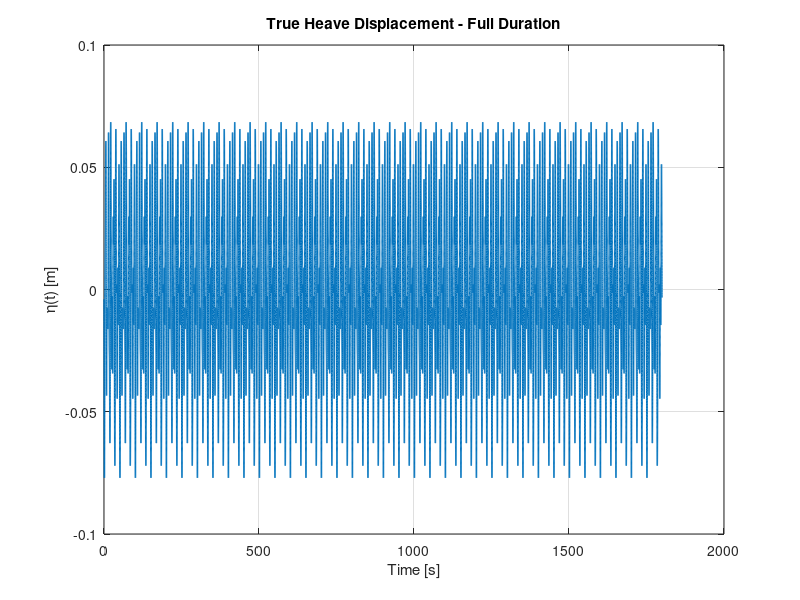
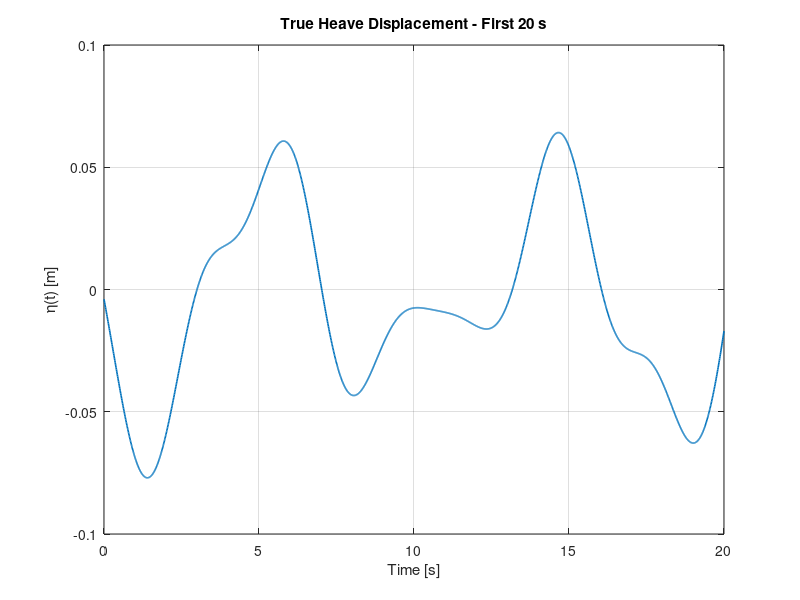
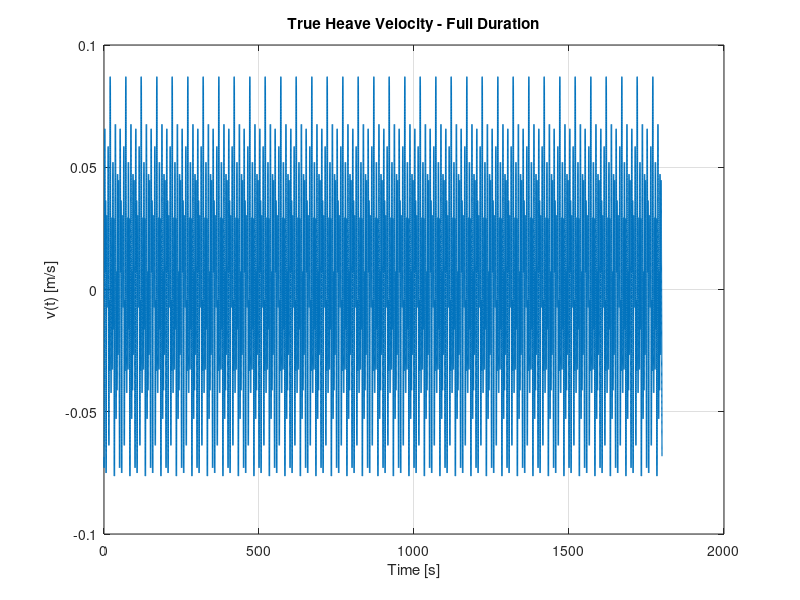
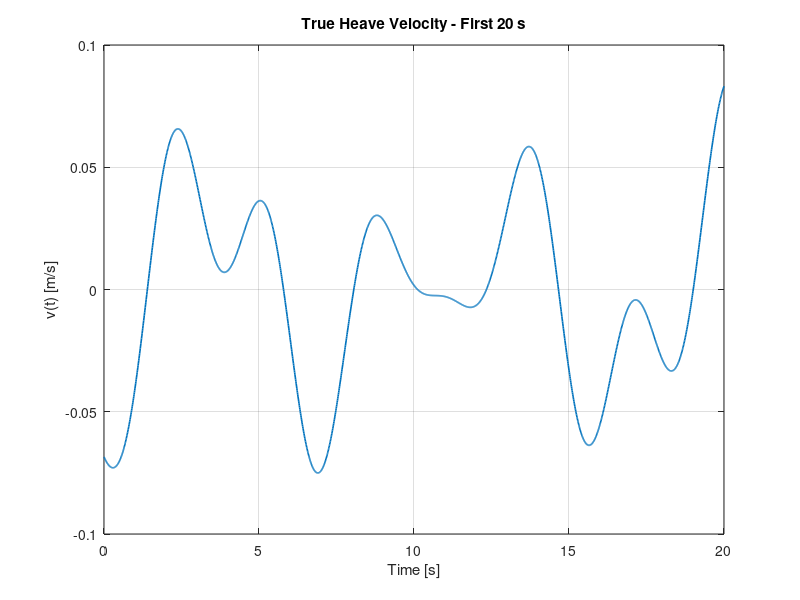

MATLAB code for these plots, in order: (Note: this script raises an error after producing the figures.)
%% IMU Heave Simulation - Step 1
% Purpose:
% Create the simulation time vector and the true heave motion:
% displacement eta(t), velocity v(t), and acceleration a(t)

clear; clc; close all;

%% Simulation settings
fs = 100;                  % Sampling frequency [Hz]
Ts = 1/fs;                 % Sampling period [s]
T_total = 30*60;           % Total simulation time [s] = 30 minutes
t = (0:Ts:T_total-Ts)';    % Time vector [s]

%% True heave motion parameters - multi-sine sea state
% Modelling choice for this test:
% represent the sea surface as a sum of a few sinusoidal components
% with different amplitudes, frequencies, and random phases

N = 4;                                      % number of wave components

A_vec = [0.040; 0.025; 0.015; 0.010];       % amplitudes [m]
f_vec = [0.12; 0.18; 0.26; 0.34];           % frequencies [Hz]

rng(10);                                    % for repeatable random phases
phi_vec = 2*pi*rand(N,1);                   % random phases [rad]

%% True heave motion - multi-sine
eta = zeros(size(t));                       % displacement [m]
v   = zeros(size(t));                       % velocity [m/s]
a   = zeros(size(t));                       % acceleration [m/s^2]

for i = 1:N
    eta = eta + A_vec(i)*sin(2*pi*f_vec(i)*t + phi_vec(i));
    v   = v   + 2*pi*f_vec(i)*A_vec(i)*cos(2*pi*f_vec(i)*t + phi_vec(i));
    a   = a   - (2*pi*f_vec(i))^2*A_vec(i)*sin(2*pi*f_vec(i)*t + phi_vec(i));
end
%% Plot true motion
t_zoom_end = 20;                          % zoom window [s]
idx_zoom = t <= t_zoom_end;

figure;
plot(t, eta, 'LineWidth', 1.0);
grid on;
xlabel('Time [s]');
ylabel('\eta(t) [m]');
title('True Heave Displacement - Full Duration');

figure;
plot(t(idx_zoom), eta(idx_zoom), 'LineWidth', 1.2);
grid on;
xlabel('Time [s]');
ylabel('\eta(t) [m]');
title('True Heave Displacement - First 20 s');

figure;
plot(t, v, 'LineWidth', 1.0);
grid on;
xlabel('Time [s]');
ylabel('v(t) [m/s]');
title('True Heave Velocity - Full Duration');

figure;
plot(t(idx_zoom), v(idx_zoom), 'LineWidth', 1.2);
grid on;
xlabel('Time [s]');
ylabel('v(t) [m/s]');
title('True Heave Velocity - First 20 s');

figure;
plot(t, a, 'LineWidth', 1.0);
grid on;
xlabel('Time [s]');
ylabel('a(t) [m/s^2]');
title('True Heave Acceleration - Full Duration');

figure;
plot(t(idx_zoom), a(idx_zoom), 'LineWidth', 1.2);
grid on;
xlabel('Time [s]');
ylabel('a(t) [m/s^2]');
title('True Heave Acceleration - First 20 s');

%% Ideal IMU outputs for heave-only motion
% Heave-only assumptions:
% - no roll, pitch, or yaw
% - body frame stays aligned with navigation frame
% - accelerometer measures specific force
% - gyroscope measures angular rate

g = 9.81;    % gravitational acceleration [m/s^2]

% Ideal accelerometer output [m/s^2]
% ax = 0, ay = 0, az = g + true heave acceleration
accel_ideal_x = zeros(size(t));
accel_ideal_y = zeros(size(t));
accel_ideal_z = g + a;

% Ideal gyroscope output [rad/s]
gyro_ideal_x = zeros(size(t));
gyro_ideal_y = zeros(size(t));
gyro_ideal_z = zeros(size(t));

%% Plot ideal IMU outputs - first 20 s
figure;
plot(t(idx_zoom), accel_ideal_x(idx_zoom), 'LineWidth', 1.2); hold on;
plot(t(idx_zoom), accel_ideal_y(idx_zoom), 'LineWidth', 1.2);
plot(t(idx_zoom), accel_ideal_z(idx_zoom), 'LineWidth', 1.2);
grid on;
xlabel('Time [s]');
ylabel('Acceleration [m/s^2]');
title('Ideal Accelerometer Output - First 20 s');
legend('a_x', 'a_y', 'a_z', 'Location', 'best');

figure;
plot(t(idx_zoom), gyro_ideal_x(idx_zoom), 'LineWidth', 1.2); hold on;
plot(t(idx_zoom), gyro_ideal_y(idx_zoom), 'LineWidth', 1.2);
plot(t(idx_zoom), gyro_ideal_z(idx_zoom), 'LineWidth', 1.2);
grid on;
xlabel('Time [s]');
ylabel('Angular Rate [rad/s]');
title('Ideal Gyroscope Output - First 20 s');
legend('\omega_x', '\omega_y', '\omega_z', 'Location', 'best');

%% Add constant sensor bias
% Modelling choice for now:
% - constant bias on each accelerometer axis
% - constant bias on each gyroscope axis

% Accelerometer bias [m/s^2]
b_ax = 0.02;
b_ay = -0.01;
b_az = 0.03;

% Gyroscope bias [rad/s]
b_gx = 0.005;
b_gy = -0.003;
b_gz = 0.002;

% Biased accelerometer signals
accel_bias_x = accel_ideal_x + b_ax;
accel_bias_y = accel_ideal_y + b_ay;
accel_bias_z = accel_ideal_z + b_az;

% Biased gyroscope signals
gyro_bias_x = gyro_ideal_x + b_gx;
gyro_bias_y = gyro_ideal_y + b_gy;
gyro_bias_z = gyro_ideal_z + b_gz;

%% Plot biased accelerometer output - first 20 s
figure;
subplot(3,1,1);
plot(t(idx_zoom), accel_bias_x(idx_zoom), 'LineWidth', 1.2);
grid on;
ylabel('a_x [m/s^2]');
title('Biased Accelerometer Output - First 20 s');

subplot(3,1,2);
plot(t(idx_zoom), accel_bias_y(idx_zoom), 'LineWidth', 1.2);
grid on;
ylabel('a_y [m/s^2]');

subplot(3,1,3);
plot(t(idx_zoom), accel_bias_z(idx_zoom), 'LineWidth', 1.2);
grid on;
ylabel('a_z [m/s^2]');
xlabel('Time [s]');

%% Plot biased gyroscope output - first 20 s
figure;
subplot(3,1,1);
plot(t(idx_zoom), gyro_bias_x(idx_zoom), 'LineWidth', 1.2);
grid on;
ylabel('\omega_x [rad/s]');
title('Biased Gyroscope Output - First 20 s');

subplot(3,1,2);
plot(t(idx_zoom), gyro_bias_y(idx_zoom), 'LineWidth', 1.2);
grid on;
ylabel('\omega_y [rad/s]');

subplot(3,1,3);
plot(t(idx_zoom), gyro_bias_z(idx_zoom), 'LineWidth', 1.2);
grid on;
ylabel('\omega_z [rad/s]');
xlabel('Time [s]');

%% Add white Gaussian noise
% Modelling choice for now:
% - zero-mean
% - white
% - Gaussian
% - independent on each axis

rng(1);   % for repeatability

% Accelerometer noise standard deviation [m/s^2]
sigma_ax = 0.01;
sigma_ay = 0.01;
sigma_az = 0.01;

% Gyroscope noise standard deviation [rad/s]
sigma_gx = 0.002;
sigma_gy = 0.002;
sigma_gz = 0.002;

% Generate accelerometer noise
n_ax = sigma_ax * randn(size(t));
n_ay = sigma_ay * randn(size(t));
n_az = sigma_az * randn(size(t));

% Generate gyroscope noise
n_gx = sigma_gx * randn(size(t));
n_gy = sigma_gy * randn(size(t));
n_gz = sigma_gz * randn(size(t));

% Noisy accelerometer signals
accel_noisy_x = accel_bias_x + n_ax;
accel_noisy_y = accel_bias_y + n_ay;
accel_noisy_z = accel_bias_z + n_az;

% Noisy gyroscope signals
gyro_noisy_x = gyro_bias_x + n_gx;
gyro_noisy_y = gyro_bias_y + n_gy;
gyro_noisy_z = gyro_bias_z + n_gz;

%% Plot noisy accelerometer output - first 20 s
figure;
subplot(3,1,1);
plot(t(idx_zoom), accel_noisy_x(idx_zoom), 'LineWidth', 1.0);
grid on;
ylabel('a_x [m/s^2]');
title('Noisy Accelerometer Output - First 20 s');

subplot(3,1,2);
plot(t(idx_zoom), accel_noisy_y(idx_zoom), 'LineWidth', 1.0);
grid on;
ylabel('a_y [m/s^2]');

subplot(3,1,3);
plot(t(idx_zoom), accel_noisy_z(idx_zoom), 'LineWidth', 1.0);
grid on;
ylabel('a_z [m/s^2]');
xlabel('Time [s]');

%% Plot noisy gyroscope output - first 20 s
figure;
subplot(3,1,1);
plot(t(idx_zoom), gyro_noisy_x(idx_zoom), 'LineWidth', 1.0);
grid on;
ylabel('\omega_x [rad/s]');
title('Noisy Gyroscope Output - First 20 s');

subplot(3,1,2);
plot(t(idx_zoom), gyro_noisy_y(idx_zoom), 'LineWidth', 1.0);
grid on;
ylabel('\omega_y [rad/s]');

subplot(3,1,3);
plot(t(idx_zoom), gyro_noisy_z(idx_zoom), 'LineWidth', 1.0);
grid on;
ylabel('\omega_z [rad/s]');
xlabel('Time [s]');

%% Apply first-order low-pass filter
% For now, use a simple first-order equivalent LPF.
% These cutoffs are temporary debugging values, not final MPU6050 settings.

fc_accel = 5;      % accelerometer LPF cutoff [Hz]
fc_gyro  = 5;      % gyroscope LPF cutoff [Hz]

alpha_accel = exp(-2*pi*fc_accel*Ts);
alpha_gyro  = exp(-2*pi*fc_gyro*Ts);

% Preallocate filtered signals
accel_filt_x = zeros(size(t));
accel_filt_y = zeros(size(t));
accel_filt_z = zeros(size(t));

gyro_filt_x = zeros(size(t));
gyro_filt_y = zeros(size(t));
gyro_filt_z = zeros(size(t));

% Initial conditions
accel_filt_x(1) = accel_noisy_x(1);
accel_filt_y(1) = accel_noisy_y(1);
accel_filt_z(1) = accel_noisy_z(1);

gyro_filt_x(1) = gyro_noisy_x(1);
gyro_filt_y(1) = gyro_noisy_y(1);
gyro_filt_z(1) = gyro_noisy_z(1);

% Recursive filtering
for k = 2:length(t)
    accel_filt_x(k) = alpha_accel*accel_filt_x(k-1) + (1-alpha_accel)*accel_noisy_x(k);
    accel_filt_y(k) = alpha_accel*accel_filt_y(k-1) + (1-alpha_accel)*accel_noisy_y(k);
    accel_filt_z(k) = alpha_accel*accel_filt_z(k-1) + (1-alpha_accel)*accel_noisy_z(k);

    gyro_filt_x(k) = alpha_gyro*gyro_filt_x(k-1) + (1-alpha_gyro)*gyro_noisy_x(k);
    gyro_filt_y(k) = alpha_gyro*gyro_filt_y(k-1) + (1-alpha_gyro)*gyro_noisy_y(k);
    gyro_filt_z(k) = alpha_gyro*gyro_filt_z(k-1) + (1-alpha_gyro)*gyro_noisy_z(k);
end

%% Plot filtered vs noisy signals - first 20 s
figure;
subplot(2,1,1);
plot(t(idx_zoom), accel_noisy_z(idx_zoom), 'LineWidth', 0.8); hold on;
plot(t(idx_zoom), accel_filt_z(idx_zoom), 'LineWidth', 1.4);
grid on;
ylabel('a_z [m/s^2]');
title('Accelerometer Z-Axis: Noisy vs Filtered');
legend('Noisy', 'Filtered', 'Location', 'best');

subplot(2,1,2);
plot(t(idx_zoom), gyro_noisy_x(idx_zoom), 'LineWidth', 0.8); hold on;
plot(t(idx_zoom), gyro_filt_x(idx_zoom), 'LineWidth', 1.4);
grid on;
xlabel('Time [s]');
ylabel('\omega_x [rad/s]');
title('Gyroscope X-Axis: Noisy vs Filtered');
legend('Noisy', 'Filtered', 'Location', 'best');

%% Plot filtered accelerometer outputs - first 20 s
figure;
subplot(3,1,1);
plot(t(idx_zoom), accel_filt_x(idx_zoom), 'LineWidth', 1.1);
grid on;
ylabel('a_x [m/s^2]');
title('Filtered Accelerometer Output - First 20 s');

subplot(3,1,2);
plot(t(idx_zoom), accel_filt_y(idx_zoom), 'LineWidth', 1.1);
grid on;
ylabel('a_y [m/s^2]');

subplot(3,1,3);
plot(t(idx_zoom), accel_filt_z(idx_zoom), 'LineWidth', 1.1);
grid on;
ylabel('a_z [m/s^2]');
xlabel('Time [s]');

%% Plot filtered gyroscope outputs - first 20 s
figure;
subplot(3,1,1);
plot(t(idx_zoom), gyro_filt_x(idx_zoom), 'LineWidth', 1.1);
grid on;
ylabel('\omega_x [rad/s]');
title('Filtered Gyroscope Output - First 20 s');

subplot(3,1,2);
plot(t(idx_zoom), gyro_filt_y(idx_zoom), 'LineWidth', 1.1);
grid on;
ylabel('\omega_y [rad/s]');

subplot(3,1,3);
plot(t(idx_zoom), gyro_filt_z(idx_zoom), 'LineWidth', 1.1);
grid on;
ylabel('\omega_z [rad/s]');
xlabel('Time [s]');

%% Apply saturation using chosen full-scale ranges
% Chosen ranges for this simulation:
% Accelerometer: +/-4 g
% Gyroscope: +/-250 deg/s

accel_fs_g = 4;                    % accelerometer full-scale [g]
gyro_fs_dps = 250;                 % gyroscope full-scale [deg/s]

accel_limit = accel_fs_g * g;      % accelerometer saturation limit [m/s^2]
gyro_limit  = deg2rad(gyro_fs_dps);% gyroscope saturation limit [rad/s]

% Saturated accelerometer signals
accel_sat_x = min(max(accel_filt_x, -accel_limit), accel_limit);
accel_sat_y = min(max(accel_filt_y, -accel_limit), accel_limit);
accel_sat_z = min(max(accel_filt_z, -accel_limit), accel_limit);

% Saturated gyroscope signals
gyro_sat_x = min(max(gyro_filt_x, -gyro_limit), gyro_limit);
gyro_sat_y = min(max(gyro_filt_y, -gyro_limit), gyro_limit);
gyro_sat_z = min(max(gyro_filt_z, -gyro_limit), gyro_limit);

%% Plot saturated outputs - first 20 s
figure;
subplot(3,1,1);
plot(t(idx_zoom), accel_sat_x(idx_zoom), 'LineWidth', 1.1);
grid on;
ylabel('a_x [m/s^2]');
title('Saturated Accelerometer Output - First 20 s');

subplot(3,1,2);
plot(t(idx_zoom), accel_sat_y(idx_zoom), 'LineWidth', 1.1);
grid on;
ylabel('a_y [m/s^2]');

subplot(3,1,3);
plot(t(idx_zoom), accel_sat_z(idx_zoom), 'LineWidth', 1.1);
grid on;
ylabel('a_z [m/s^2]');
xlabel('Time [s]');

figure;
subplot(3,1,1);
plot(t(idx_zoom), gyro_sat_x(idx_zoom), 'LineWidth', 1.1);
grid on;
ylabel('\omega_x [rad/s]');
title('Saturated Gyroscope Output - First 20 s');

subplot(3,1,2);
plot(t(idx_zoom), gyro_sat_y(idx_zoom), 'LineWidth', 1.1);
grid on;
ylabel('\omega_y [rad/s]');

subplot(3,1,3);
plot(t(idx_zoom), gyro_sat_z(idx_zoom), 'LineWidth', 1.1);
grid on;
ylabel('\omega_z [rad/s]');
xlabel('Time [s]');

%% Check whether any clipping occurred
num_clip_accel = sum(abs(accel_filt_x) >= accel_limit) + ...
                 sum(abs(accel_filt_y) >= accel_limit) + ...
                 sum(abs(accel_filt_z) >= accel_limit);

num_clip_gyro = sum(abs(gyro_filt_x) >= gyro_limit) + ...
                sum(abs(gyro_filt_y) >= gyro_limit) + ...
                sum(abs(gyro_filt_z) >= gyro_limit);

fprintf('Total clipped accelerometer samples: %d\n', num_clip_accel);
fprintf('Total clipped gyroscope samples: %d\n', num_clip_gyro);

%% Quantisation using MPU-6050 sensitivity scale factors
% Datasheet-based sensitivity values for the chosen ranges:
% Accelerometer +/-4 g  -> 8192 LSB/g
% Gyroscope    +/-250 dps -> 131 LSB/(deg/s)

accel_sens_lsb_per_g = 8192;   % [LSB/g]
gyro_sens_lsb_per_dps = 131;   % [LSB/(deg/s)]

% Convert saturated accelerometer signals from m/s^2 to g
accel_sat_x_g = accel_sat_x / g;
accel_sat_y_g = accel_sat_y / g;
accel_sat_z_g = accel_sat_z / g;

% Convert saturated gyroscope signals from rad/s to deg/s
gyro_sat_x_dps = rad2deg(gyro_sat_x);
gyro_sat_y_dps = rad2deg(gyro_sat_y);
gyro_sat_z_dps = rad2deg(gyro_sat_z);

% Quantise to integer sensor counts
accel_counts_x = round(accel_sat_x_g * accel_sens_lsb_per_g);
accel_counts_y = round(accel_sat_y_g * accel_sens_lsb_per_g);
accel_counts_z = round(accel_sat_z_g * accel_sens_lsb_per_g);

gyro_counts_x = round(gyro_sat_x_dps * gyro_sens_lsb_per_dps);
gyro_counts_y = round(gyro_sat_y_dps * gyro_sens_lsb_per_dps);
gyro_counts_z = round(gyro_sat_z_dps * gyro_sens_lsb_per_dps);

% Convert quantised counts back to engineering units
accel_quant_x = (accel_counts_x / accel_sens_lsb_per_g) * g;
accel_quant_y = (accel_counts_y / accel_sens_lsb_per_g) * g;
accel_quant_z = (accel_counts_z / accel_sens_lsb_per_g) * g;

gyro_quant_x = deg2rad(gyro_counts_x / gyro_sens_lsb_per_dps);
gyro_quant_y = deg2rad(gyro_counts_y / gyro_sens_lsb_per_dps);
gyro_quant_z = deg2rad(gyro_counts_z / gyro_sens_lsb_per_dps);

%% Quantisation step sizes
accel_lsb_mps2 = g / accel_sens_lsb_per_g;                 % [m/s^2 per LSB]
gyro_lsb_rps   = deg2rad(1 / gyro_sens_lsb_per_dps);       % [rad/s per LSB]

fprintf('Accelerometer quantisation step: %.6e m/s^2 per LSB\n', accel_lsb_mps2);
fprintf('Gyroscope quantisation step: %.6e rad/s per LSB\n', gyro_lsb_rps);

%% Plot quantised vs saturated signals - first 20 s
figure;
subplot(2,1,1);
plot(t(idx_zoom), accel_sat_z(idx_zoom), 'LineWidth', 1.0); hold on;
plot(t(idx_zoom), accel_quant_z(idx_zoom), 'LineWidth', 1.2);
grid on;
ylabel('a_z [m/s^2]');
title('Accelerometer Z-Axis: Saturated vs Quantised');
legend('Saturated', 'Quantised', 'Location', 'best');

subplot(2,1,2);
plot(t(idx_zoom), gyro_sat_x(idx_zoom), 'LineWidth', 1.0); hold on;
plot(t(idx_zoom), gyro_quant_x(idx_zoom), 'LineWidth', 1.2);
grid on;
xlabel('Time [s]');
ylabel('\omega_x [rad/s]');
title('Gyroscope X-Axis: Saturated vs Quantised');
legend('Saturated', 'Quantised', 'Location', 'best');

%% Plot quantised accelerometer outputs - first 20 s
figure;
subplot(3,1,1);
plot(t(idx_zoom), accel_quant_x(idx_zoom), 'LineWidth', 1.0);
grid on;
ylabel('a_x [m/s^2]');
title('Quantised Accelerometer Output - First 20 s');

subplot(3,1,2);
plot(t(idx_zoom), accel_quant_y(idx_zoom), 'LineWidth', 1.0);
grid on;
ylabel('a_y [m/s^2]');

subplot(3,1,3);
plot(t(idx_zoom), accel_quant_z(idx_zoom), 'LineWidth', 1.0);
grid on;
ylabel('a_z [m/s^2]');
xlabel('Time [s]');

%% Plot quantised gyroscope outputs - first 20 s
figure;
subplot(3,1,1);
plot(t(idx_zoom), gyro_quant_x(idx_zoom), 'LineWidth', 1.0);
grid on;
ylabel('\omega_x [rad/s]');
title('Quantised Gyroscope Output - First 20 s');

subplot(3,1,2);
plot(t(idx_zoom), gyro_quant_y(idx_zoom), 'LineWidth', 1.0);
grid on;
ylabel('\omega_y [rad/s]');

subplot(3,1,3);
plot(t(idx_zoom), gyro_quant_z(idx_zoom), 'LineWidth', 1.0);
grid on;
ylabel('\omega_z [rad/s]');
xlabel('Time [s]');

%% Recover estimated heave acceleration from simulated accelerometer
% Heave-only assumption:
% body frame stays aligned with navigation frame,
% so vertical acceleration estimate is az - g

a_est = accel_quant_z - g;    % estimated heave acceleration [m/s^2]

%% Plot true vs estimated heave acceleration - first 20 s
figure;
plot(t(idx_zoom), a(idx_zoom), 'LineWidth', 1.3); hold on;
plot(t(idx_zoom), a_est(idx_zoom), 'LineWidth', 1.0);
grid on;
xlabel('Time [s]');
ylabel('Acceleration [m/s^2]');
title('True vs Estimated Heave Acceleration - First 20 s');
legend('True a(t)', 'Estimated a_{est}(t)', 'Location', 'best');

%% Plot estimation error - first 20 s
a_err = a_est - a;

figure;
plot(t(idx_zoom), a_err(idx_zoom), 'LineWidth', 1.0);
grid on;
xlabel('Time [s]');
ylabel('Error [m/s^2]');
title('Heave Acceleration Estimation Error - First 20 s');

%% Print basic error statistics
fprintf('Mean acceleration estimation error: %.6e m/s^2\n', mean(a_err));
fprintf('Std acceleration estimation error:  %.6e m/s^2\n', std(a_err));
fprintf('Max abs acceleration error:         %.6e m/s^2\n', max(abs(a_err)));

%% Bias correction of recovered heave acceleration
% For this simulation test, assume the z-axis accelerometer bias is known

a_est_bc = accel_quant_z - g - b_az;   % bias-corrected acceleration estimate

%% Plot true vs bias-corrected estimated acceleration - first 20 s
figure;
plot(t(idx_zoom), a(idx_zoom), 'LineWidth', 1.3); hold on;
plot(t(idx_zoom), a_est_bc(idx_zoom), 'LineWidth', 1.0);
grid on;
xlabel('Time [s]');
ylabel('Acceleration [m/s^2]');
title('True vs Bias-Corrected Heave Acceleration - First 20 s');
legend('True a(t)', 'Bias-corrected a_{est}(t)', 'Location', 'best');

%% Plot bias-corrected estimation error - first 20 s
a_err_bc = a_est_bc - a;

figure;
plot(t(idx_zoom), a_err_bc(idx_zoom), 'LineWidth', 1.0);
grid on;
xlabel('Time [s]');
ylabel('Error [m/s^2]');
title('Bias-Corrected Heave Acceleration Error - First 20 s');

%% Print bias-corrected error statistics
fprintf('Mean bias-corrected acceleration error: %.6e m/s^2\n', mean(a_err_bc));
fprintf('Std bias-corrected acceleration error:  %.6e m/s^2\n', std(a_err_bc));
fprintf('Max abs bias-corrected acceleration error: %.6e m/s^2\n', max(abs(a_err_bc)));

%% PSD of true and recovered heave acceleration using Welch's method
% This is a validation step on acceleration first.
% Later we can move to displacement spectrum / wave spectrum.

% Welch settings (chosen for this simulation)
win_len = 4096;                  % window length [samples]
noverlap = win_len/2;            % 50% overlap
nfft = 8192;                     % FFT length

% Remove any small DC offset before PSD estimation
a_true_psd = detrend(a, 'constant');
a_est_psd  = detrend(a_est_bc, 'constant');

% Welch PSD estimates
[Paa_true, f_psd] = pwelch(a_true_psd, win_len, noverlap, nfft, fs);
[Paa_est,  ~]     = pwelch(a_est_psd,  win_len, noverlap, nfft, fs);

%% Plot PSD comparison
figure;
plot(f_psd, Paa_true, 'LineWidth', 1.4); hold on;
plot(f_psd, Paa_est, 'LineWidth', 1.2);
grid on;
xlabel('Frequency [Hz]');
ylabel('PSD [(m/s^2)^2/Hz]');
title('Acceleration PSD: True vs Bias-Corrected Estimate');
legend('True acceleration PSD', 'Estimated acceleration PSD', 'Location', 'best');
xlim([0 2]);   % focus on low-frequency wave band

%% Find dominant frequency in the low-frequency band
f_min = 0.02;
f_max = 2.0;
idx_band = (f_psd >= f_min) & (f_psd <= f_max);

[~, idx_true_peak_local] = max(Paa_true(idx_band));
[~, idx_est_peak_local]  = max(Paa_est(idx_band));

f_band = f_psd(idx_band);

f_true_peak = f_band(idx_true_peak_local);
f_est_peak  = f_band(idx_est_peak_local);

fprintf('True acceleration PSD peak frequency: %.6f Hz\n', f_true_peak);
fprintf('Estimated acceleration PSD peak frequency: %.6f Hz\n', f_est_peak);

%% Convert acceleration PSD to wave-elevation PSD
% Spectral double integration:
% S_eta(f) = S_a(f) / (2*pi*f)^4
%
% Important:
% avoid division near f = 0 by applying a low-frequency cutoff

f_int_min = 0.05;    % low-frequency cutoff [Hz] for safe division

omega_psd = 2*pi*f_psd;

% True elevation PSD directly from eta(t)
eta_true_psd = detrend(eta, 'constant');
[See_true, f_eta] = pwelch(eta_true_psd, win_len, noverlap, nfft, fs);

% Estimated elevation PSD from bias-corrected acceleration PSD
See_est = zeros(size(Paa_est));

idx_valid = f_psd >= f_int_min;
See_est(idx_valid) = Paa_est(idx_valid) ./ (omega_psd(idx_valid).^4);

%% Plot true vs estimated wave-elevation PSD
figure;
plot(f_eta, See_true, 'LineWidth', 1.4); hold on;
plot(f_psd, See_est, 'LineWidth', 1.2);
grid on;
xlabel('Frequency [Hz]');
ylabel('PSD [m^2/Hz]');
title('Wave Elevation PSD: True vs Estimated from Acceleration');
legend('True elevation PSD', 'Estimated elevation PSD', 'Location', 'best');
xlim([0 1]);

%% Find dominant frequency in the valid wave band
f_wave_min = 0.05;
f_wave_max = 1.0;

idx_wave = (f_eta >= f_wave_min) & (f_eta <= f_wave_max);
idx_wave_est = (f_psd >= f_wave_min) & (f_psd <= f_wave_max);

[~, idx_true_eta_peak_local] = max(See_true(idx_wave));
[~, idx_est_eta_peak_local]  = max(See_est(idx_wave_est));

f_true_eta_band = f_eta(idx_wave);
f_est_eta_band  = f_psd(idx_wave_est);

f_true_eta_peak = f_true_eta_band(idx_true_eta_peak_local);
f_est_eta_peak  = f_est_eta_band(idx_est_eta_peak_local);

fprintf('True elevation PSD peak frequency: %.6f Hz\n', f_true_eta_peak);
fprintf('Estimated elevation PSD peak frequency: %.6f Hz\n', f_est_eta_peak);

%% Compute wave parameters from the elevation PSD
% Use the same valid wave band for both true and estimated spectra

f_param_min = 0.05;
f_param_max = 1.0;

idx_true_band = (f_eta >= f_param_min) & (f_eta <= f_param_max);
idx_est_band  = (f_psd >= f_param_min) & (f_psd <= f_param_max);

f_true_band = f_eta(idx_true_band);
f_est_band  = f_psd(idx_est_band);

See_true_band = See_true(idx_true_band);
See_est_band  = See_est(idx_est_band);

% Spectral moments for true spectrum
m0_true = trapz(f_true_band, See_true_band);
m1_true = trapz(f_true_band, f_true_band .* See_true_band);
m2_true = trapz(f_true_band, (f_true_band.^2) .* See_true_band);

% Spectral moments for estimated spectrum
m0_est = trapz(f_est_band, See_est_band);
m1_est = trapz(f_est_band, f_est_band .* See_est_band);
m2_est = trapz(f_est_band, (f_est_band.^2) .* See_est_band);

% Peak frequency and peak period
[~, idx_pk_true] = max(See_true_band);
[~, idx_pk_est]  = max(See_est_band);

fp_true = f_true_band(idx_pk_true);
fp_est  = f_est_band(idx_pk_est);

Tp_true = 1 / fp_true;
Tp_est  = 1 / fp_est;

% Derived wave parameters
Hm0_true  = 4 * sqrt(m0_true);
Hm0_est   = 4 * sqrt(m0_est);

Tm01_true = m0_true / m1_true;
Tm01_est  = m0_est / m1_est;

Tm02_true = sqrt(m0_true / m2_true);
Tm02_est  = sqrt(m0_est / m2_est);

%% Print wave parameters
fprintf('\n--- True spectrum wave parameters ---\n');
fprintf('m0   = %.6e m^2\n', m0_true);
fprintf('Hm0  = %.6f m\n', Hm0_true);
fprintf('fp   = %.6f Hz\n', fp_true);
fprintf('Tp   = %.6f s\n', Tp_true);
fprintf('Tm01 = %.6f s\n', Tm01_true);
fprintf('Tm02 = %.6f s\n', Tm02_true);

fprintf('\n--- Estimated spectrum wave parameters ---\n');
fprintf('m0   = %.6e m^2\n', m0_est);
fprintf('Hm0  = %.6f m\n', Hm0_est);
fprintf('fp   = %.6f Hz\n', fp_est);
fprintf('Tp   = %.6f s\n', Tp_est);
fprintf('Tm01 = %.6f s\n', Tm01_est);
fprintf('Tm02 = %.6f s\n', Tm02_est);

%% Compare estimated elevation PSD with the true input component frequencies
% This helps verify that the recovered spectrum contains the frequencies
% that were intentionally placed in the simulated sea state.

figure;
plot(f_eta, See_true, 'LineWidth', 1.4); hold on;
plot(f_psd, See_est, 'LineWidth', 1.2);

% Mark the input component frequencies
for i = 1:length(f_vec)
    xline(f_vec(i), '--k', sprintf('f_%d = %.2f Hz', i, f_vec(i)), ...
        'LabelVerticalAlignment', 'middle', ...
        'LabelHorizontalAlignment', 'left');
end

grid on;
xlabel('Frequency [Hz]');
ylabel('PSD [m^2/Hz]');
title('Wave Elevation PSD with Input Component Frequencies');
legend('True elevation PSD', 'Estimated elevation PSD', 'Location', 'best');
xlim([0 0.5]);
